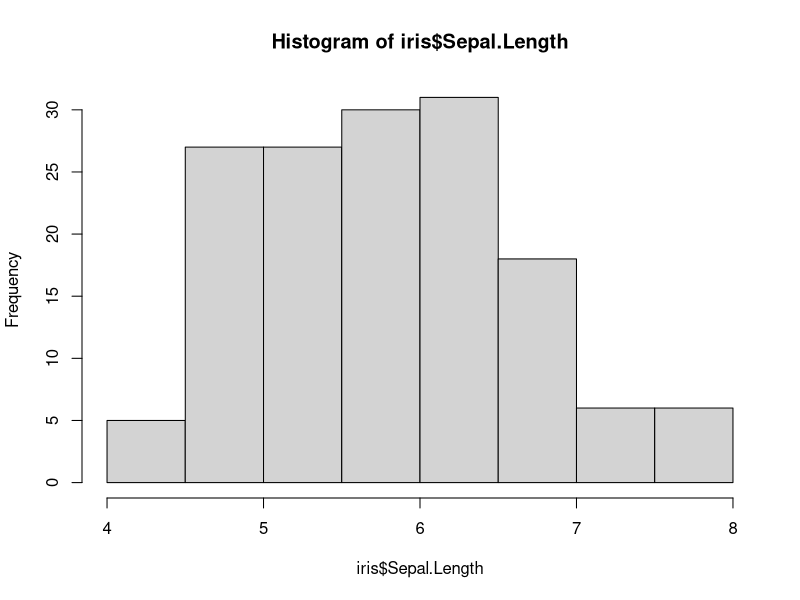
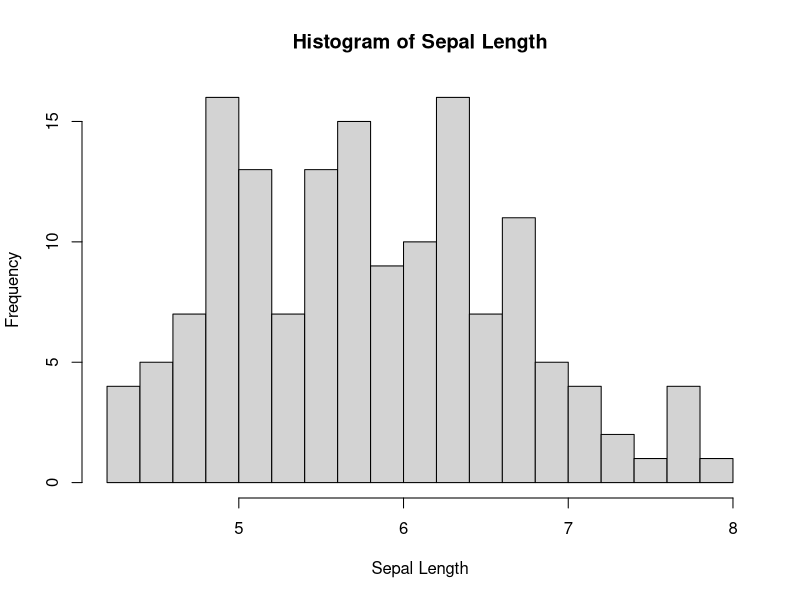
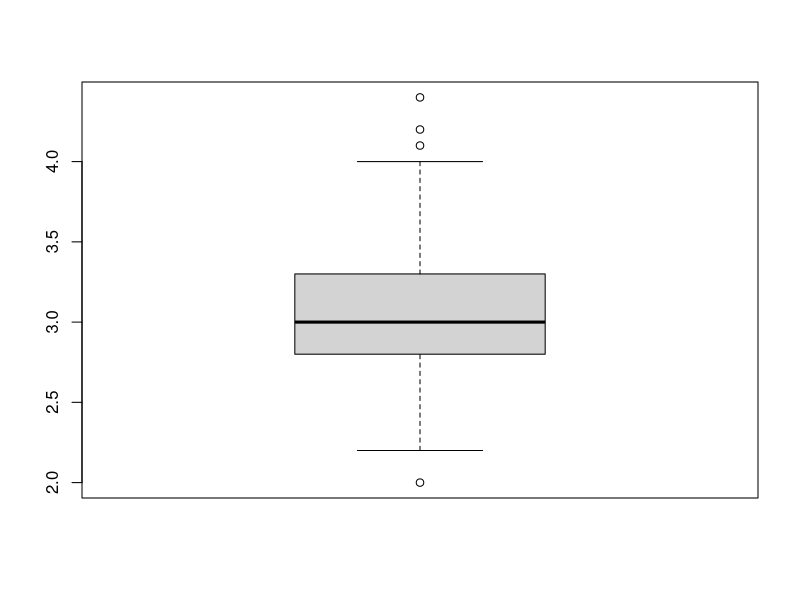
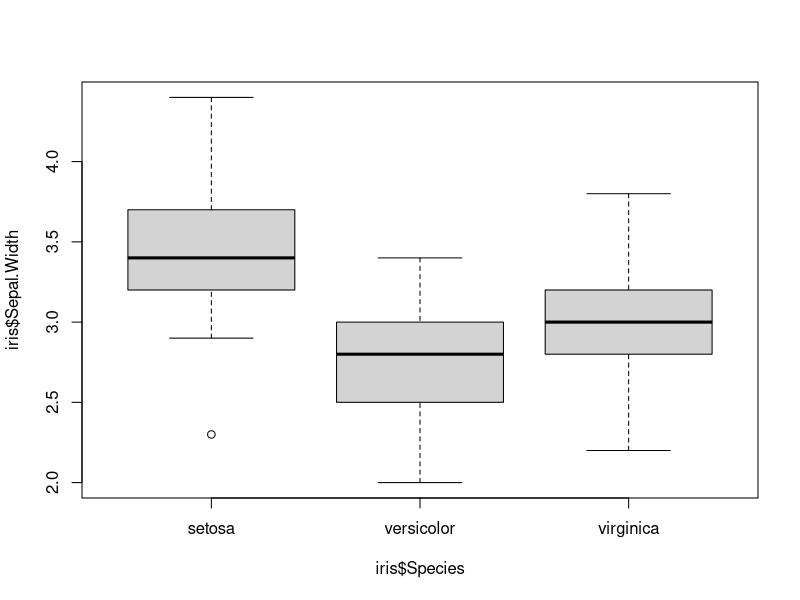
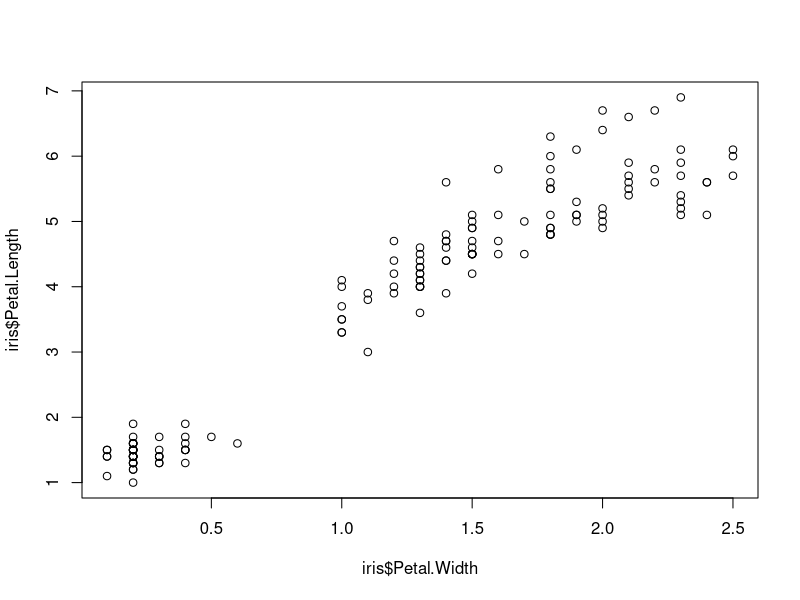
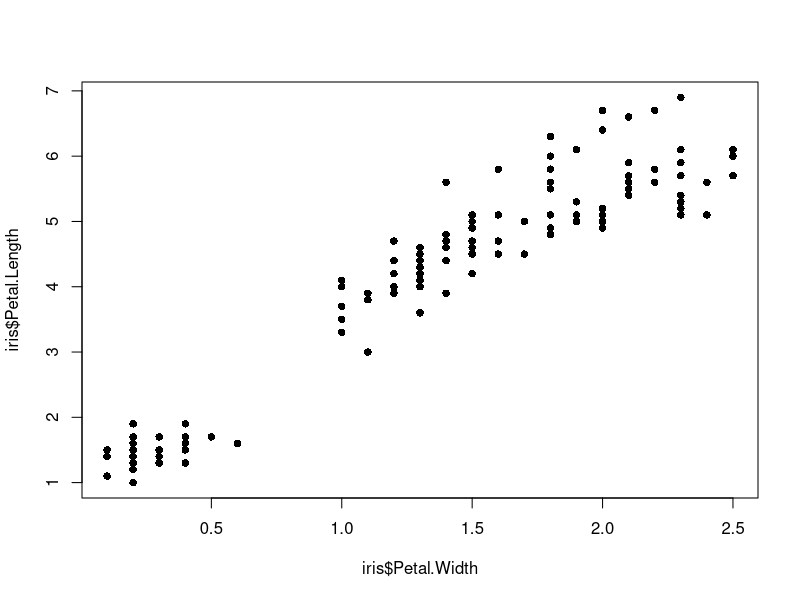

R code for these plots, in order:
## ---- chunk 1
knitr::opts_chunk$set(echo = FALSE, include = FALSE)
## ---- chunk 2

x <- 5
y <- 10

x+y
x-y
x*y
x/y

## ---- chunk 3

odds <- c(1,3,5,7,9)
even <- c(2,4,6,8,10)

## ---- chunk 4

odds <- seq(from = 1, to = 10, by = 2)
even <- seq(from = 2, to = 10, by = 2)

odds
even

## ---- chunk 5

odds + even
odds^2
even^2

## ---- chunk 6

A <- matrix(seq(1, 9, 1), nrow = 3, byrow = TRUE)

A
## ---- chunk 7

A[2,]

A[,3]
## ---- chunk 8

B <- A + 3

B

## ---- chunk 9

A + B

## ---- chunk 10

C <- cbind(A, B)

C

## ---- chunk 11

D <- rbind(A, B)

D

## ---- chunk 12

head(iris)

## ---- chunk 13

?iris
dim(iris)

## ---- chunk 14

iris[5,]

## ---- chunk 15

iris$Sepal.Width

## ---- chunk 16

hist(iris$Sepal.Length)

## ---- chunk 17

hist(iris$Sepal.Length,
     main = 'Histogram of Sepal Length',
     xlab = 'Sepal Length',
     breaks = 20)

## ---- chunk 18

boxplot(iris$Sepal.Width)

## ---- chunk 19

boxplot(iris$Sepal.Width ~ iris$Species)

## ---- chunk 20

plot(iris$Petal.Length ~ iris$Petal.Width)

## ---- chunk 21

plot(iris$Petal.Length ~ iris$Petal.Width, pch = 16)

